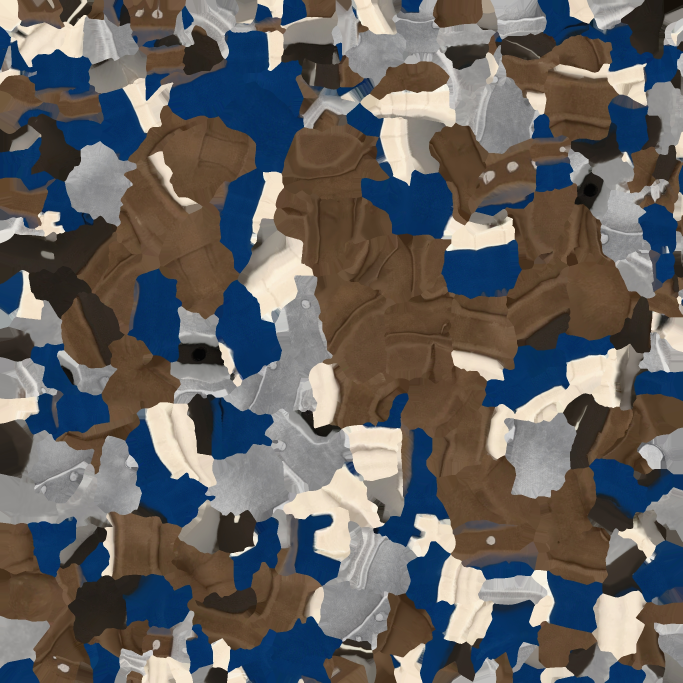
#> input picture godot/assets/meshy/minion_melee/rigged_Image_0.jpg, 2048 x 2048 px (shown at 1/3 size)
$ python team_red_tex.py ../assets/meshy/minion_melee/rigged_Image_0.jpg ../assets/meshy/minion_melee/rigged_Image_0.jpg
#> lines starting #> are read from the running program, lines starting #| are printed output that depends on the picture; after the words box and inside, x2 and y2 are one past the last pixel; in counts of white or black regions, pixels touching at a corner belong together
#> in red, img is the input picture: PIL image 2048x2048 RGB; mean R, G, B 99.9, 97.8, 97
### godot/tools/meshy_building_tex.py
#!/usr/bin/env python3
"""Prepare a Meshy building model for the game (0.31.67, Knight shop = giant helm).

Reads Meshy's GLB (one mesh, one 2K baseColor JPEG) and writes, into OUT_DIR:
  <name>.glb        same geometry, texture shrunk to 1K (the blue team's colours)
  <name>_red.png    the 1K texture with the team blue turned red (plume, shields, banners)
  <name>_glow.png   1K emission mask: the bright-yellow window texels inside the glow box (model space)

Usage: meshy_building_tex.py in.glb OUT_DIR name [--glow BOX[:RULE]]... [--color-glow]
  BOX  = xmin,xmax,ymin,ymax,zmin,zmax (model units; a triangle counts if its centroid is inside)
  RULE = hue_lo,hue_hi,min_value,min_saturation (default 36,62,0.78,0.62 = lit yellow windows)
  --color-glow: the mask carries the texture's own colours (stained glass, water) -- use with a white emission colour.
  --dilate N: grow each glow box's triangles by N texels before the colour rule (default 5; the outposts use 3, as
    Meshy's small UV islands sit next to unrelated ones and a wider margin lights their texels too)
  --tex N: the texture's size (default 1024; small props use 512)
  --no-red: skip <name>_red.png -- the outposts (0.31.73) recolour the one texture in a shader (team_swap.gdshader).
"""
import io
import json
import struct
import sys

import numpy as np
from PIL import Image, ImageDraw, ImageFilter

TEX = 1024


# [17 lines left out: functions read_glb, accessor, not called in this run]


def hsv(rgb):
    mx = rgb.max(-1)
    mn = rgb.min(-1)
    d = mx - mn + 1e-6
    r, g, b = rgb[..., 0], rgb[..., 1], rgb[..., 2]
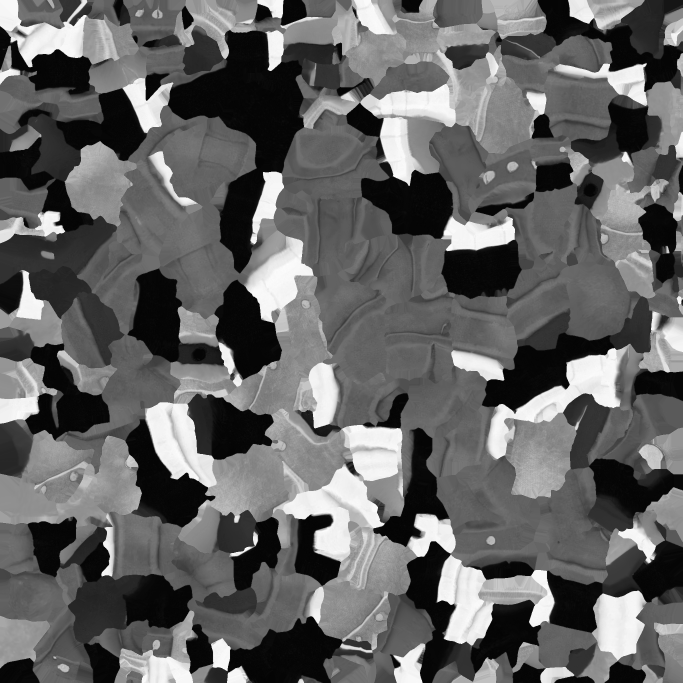
#> r: shape (2048, 2048) float32 (shown at 1/3 size); min 0, max 1, mean 0.392
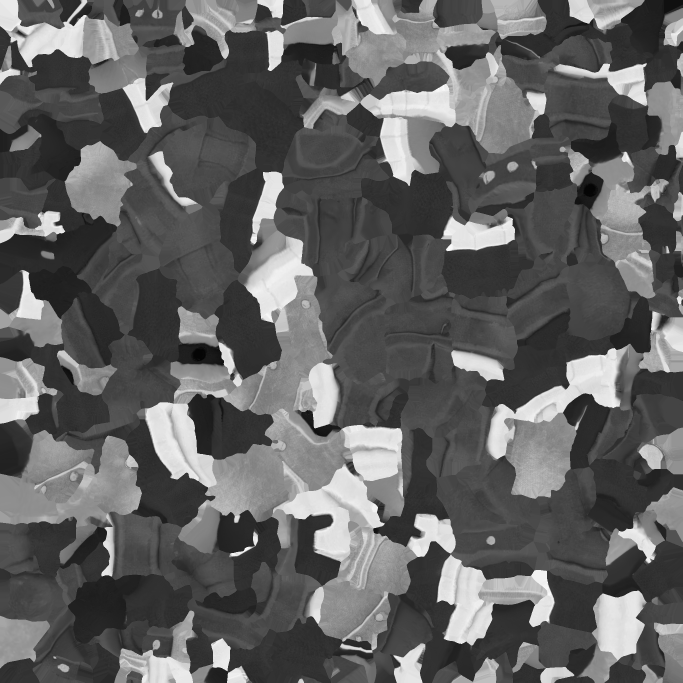
#> g: shape (2048, 2048) float32 (shown at 1/3 size); min 0.0118, max 1, mean 0.384
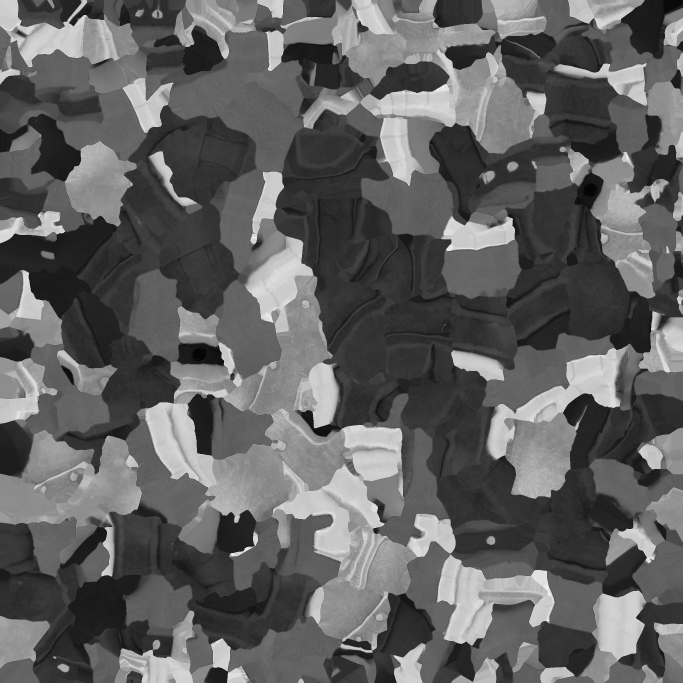
#> b: shape (2048, 2048) float32 (shown at 1/3 size); min 0, max 1, mean 0.381
    hue = np.where(mx == r, (60 * (g - b) / d) % 360, np.where(mx == g, 60 * (b - r) / d + 120, 60 * (r - g) / d + 240))
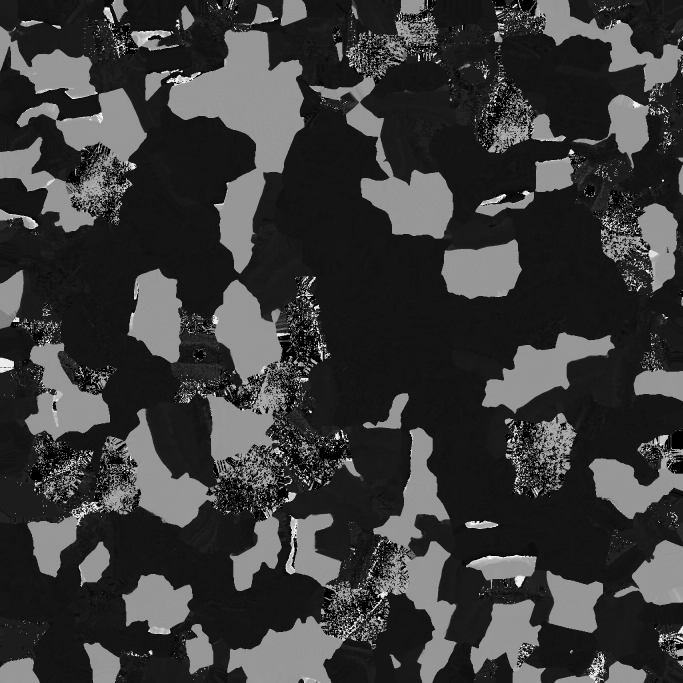
#> hue: shape (2048, 2048) float32 (shown at 1/3 size); min 0, max 356.3, mean 82.7; drawn with min black and max white
    sat = (mx - mn) / np.maximum(mx, 1e-6)
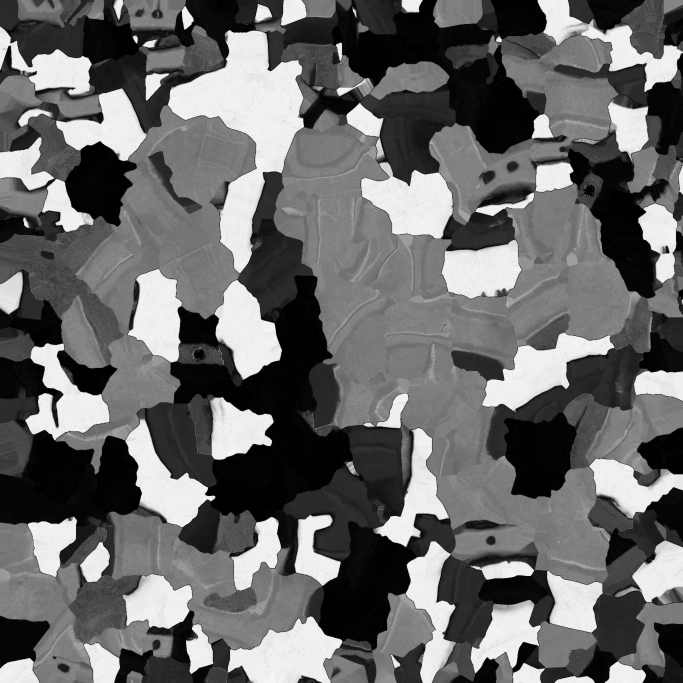
#> sat: shape (2048, 2048) float32 (shown at 1/3 size); min 0, max 1, mean 0.414
    return hue, sat, mx


def hsv_to_rgb(h, s, v):
    h = (h % 360) / 60.0
    i = np.floor(h).astype(int) % 6
    f = h - np.floor(h)
    p, q, t = v * (1 - s), v * (1 - s * f), v * (1 - s * (1 - f))
    out = np.zeros(h.shape + (3,), np.float32)
    for k, (a, b2, c) in enumerate([(v, t, p), (q, v, p), (p, v, t), (p, q, v), (t, p, v), (v, p, q)]):
        m = i == k
        out[m] = np.stack([a[m], b2[m], c[m]], -1)
    return out


# [129 lines left out: functions base_color_image, write_glb, main, not called in this run]


# [2 lines that do not run on import are left out]

### godot/tools/team_red_tex.py
#!/usr/bin/env python3
"""The red team's copy of a Meshy texture painted in the blue team's colours (0.31.159: the 5v5 lane minions and their
props): the saturated blues (hue 195-255, saturation over 0.35) turned deep red at the same saturation and brightness,
softly blended at the edges -- the rule tools/meshy_building_tex.py uses for the hat shops' _red.png.

  team_red_tex.py IN.jpg OUT.jpg [--report]     (--report: how much of the texture is team blue)
"""
import os
import sys

import numpy as np
from PIL import Image, ImageFilter

sys.path.insert(0, os.path.dirname(os.path.abspath(__file__)))
from meshy_building_tex import hsv, hsv_to_rgb  # noqa: E402


def red(src, out):
    img = Image.open(src).convert("RGB")
    rgb = np.asarray(img).astype(np.float32) / 255.0
    hue, sat, val = hsv(rgb)
    blue = (hue > 195) & (hue < 255) & (sat > 0.35)
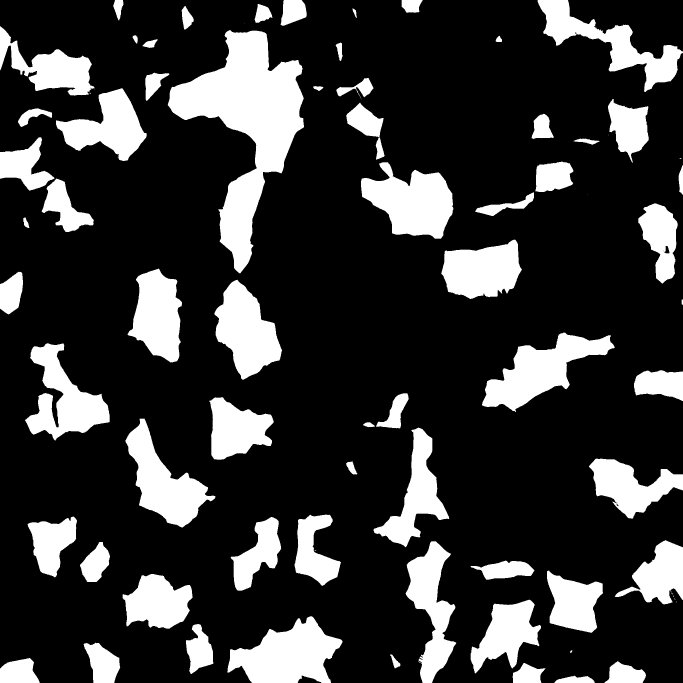
#> blue: shape (2048, 2048) bool (shown at 1/3 size); 21.4% white; 81 white regions (15 under 20 px), largest, box (x1, y1, x2, y2) and area: (503, 90, 912, 820) 114738, (682, 1849, 1028, 2048) 41319, (1446, 998, 1844, 1236) 39228
    red_rgb = rgb.copy()
    new_h = np.full(hue.shape, 358.0, np.float32)
    red_rgb[blue] = hsv_to_rgb(new_h[blue], np.minimum(sat[blue] * 1.05, 1.0), np.minimum(val[blue] * 0.95, 1.0))
#> the loop in hsv_to_rgb, `for k, (a, b2, c) in enumerate([(v, t, p), (q, v, p), (p, v, t), (p, q..` made 6 passes
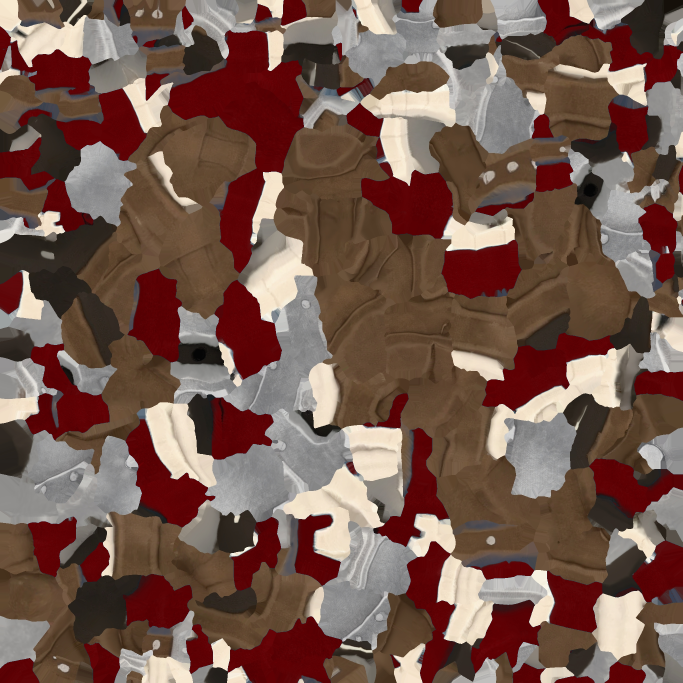
#> red_rgb: shape (2048, 2048, 3) float32 (shown at 1/3 size); mean R, G, B 0.463, 0.343, 0.304
    soft = Image.fromarray((blue * 255).astype(np.uint8)).filter(ImageFilter.GaussianBlur(1.2))
    k = (np.asarray(soft).astype(np.float32) / 255.0)[..., None]
    red_rgb = rgb * (1 - k) + red_rgb * k
    Image.fromarray((np.clip(red_rgb, 0, 1) * 255).astype(np.uint8)).save(out, quality=90)
    return float(blue.mean())


if __name__ == "__main__":
    share = red(sys.argv[1], sys.argv[2])
#> share = 0.214
    print(os.path.basename(sys.argv[2]), "team blue %.1f %%" % (share * 100))
#| rigged_Image_0.jpg team blue 21.4 %
